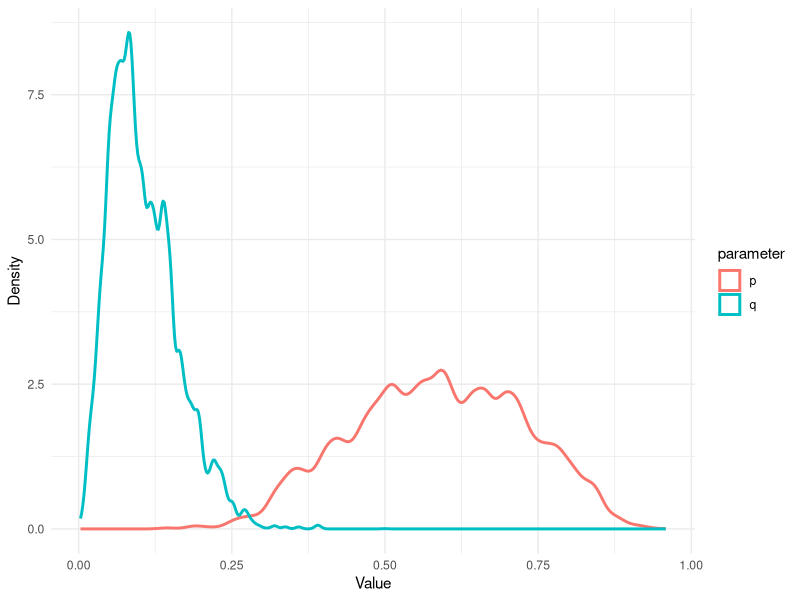
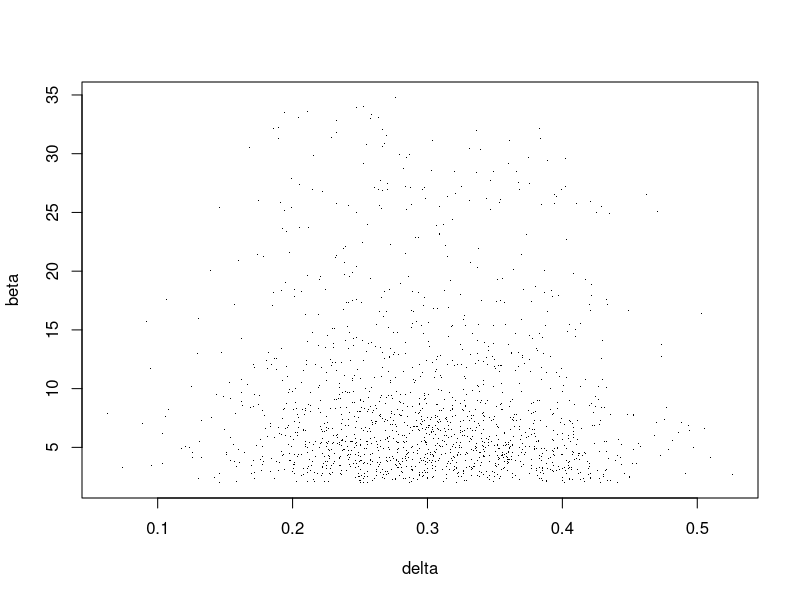
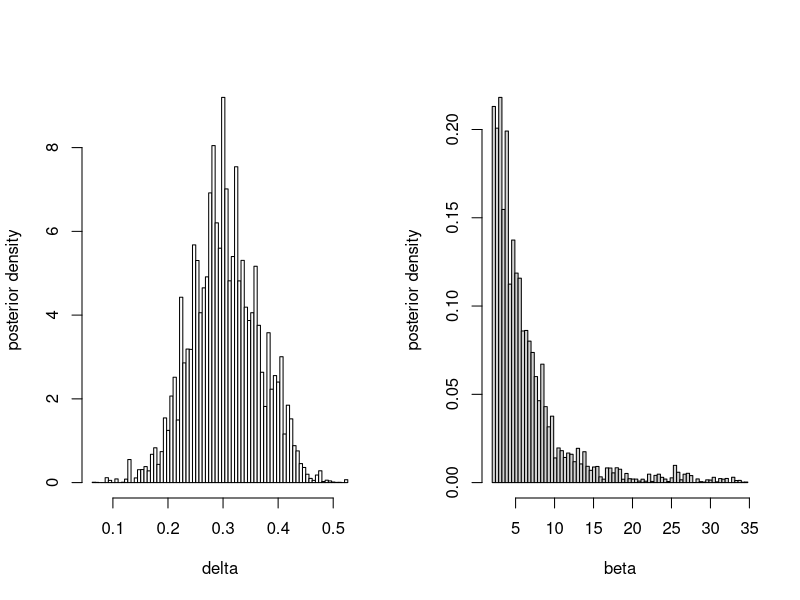
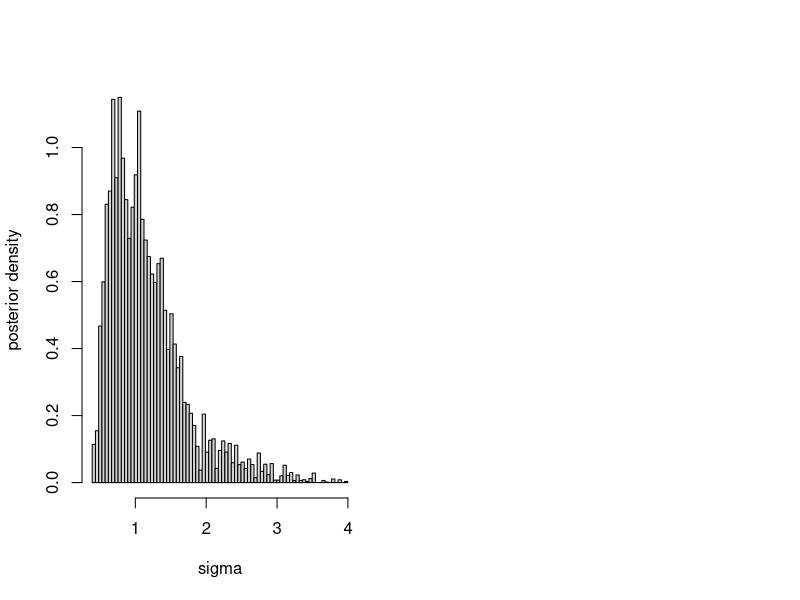

Generate these figures, in order, with R:
## ---- chunk 1
knitr::opts_chunk$set(
  collapse = TRUE,
  comment = "#>"
)
include_solutions <- TRUE
## ---- chunk 2
set.seed(2)
require(rmarkdown)
require(knitr)
require(kableExtra)
require("mcmc")
require("ggplot2")
# Put any library imports and other preamble here.
## ---- chunk 3
#| echo: false
#| label: fig-1
#| fig-cap: "Marginal posterior densities for p and q"

########
#Question 2C
########

library("mcmc")
smoking_dat <- read.csv('smoking.csv')

#Extracting relevant summary statistics

#Number of smokers
Ns <- sum(smoking_dat$cigarettes>0)
#Number of non-smokers
Nns <- 36-Ns 
#Number of smokers with cancer
Nsc <- sum(smoking_dat$cigarettes>0 & smoking_dat$cancer) 
#Number of non smokers with cancer
Nnsc <- sum(smoking_dat$cigarettes==0 & smoking_dat$cancer) 


#will work with log posterior as that is a requirement of metrop (in mcmc library)
log_posterior <- function(theta){
  p<-theta[1]
  q<-theta[2]
  
  #The Uniform Prior on  parameters p and q.
  if (p <= 0 || p >= 1 || q <= 0 || q >= 1) return(-Inf)
  
  #The log of the posterior distribution up to normalisation constant
  log_post <- Nsc*log(p) + (Ns-Nsc)*log(1-p) + Nnsc*log(q) + (Nns - Nnsc)*log(1-q)
  return (log_post)
}

nsmp <- 100000
#started here to demonstrate ignorance of the true distribution
params_initial <- c(0.5,0.5) 

posterior <- metrop(
  obj= log_posterior,
  initial = params_initial,
  nbatch=nsmp
)

posterior_samples <- as.matrix(posterior$batch)
colnames(posterior_samples) <- c("p", "q")

#Plotting the marginal posterior densities for p and q

library(ggplot2)

df <- data.frame(
  value = c(posterior_samples[, "p"], posterior_samples[, "q"]),
  parameter = rep(c("p", "q"), each = nrow(posterior_samples))
)

ggplot(df, aes(x = value, color = parameter)) +
  geom_density(linewidth = 1) +
  labs(
    x = "Value",
    y = "Density"
  ) +
  theme_minimal()




## ---- chunk 4
#| echo: false

#########
#Question 2d
#########

#remember to remove the following block before uploading
smoking_dat <- read.csv('smoking.csv')

#Extracting relevant summary statistics

#Number of smokers
Ns <- sum(smoking_dat$cigarettes>0)
#Number of non-smokers
Nns <- 36-Ns 
#Number of smokers with cancer
Nsc <- sum(smoking_dat$cigarettes>0 & smoking_dat$cancer) 
#Number of non smokers with cancer
Nnsc <- sum(smoking_dat$cigarettes==0 & smoking_dat$cancer) 


#Defining f so I can integrate numerically
f <- function(p,q){
  #the normalisation constants are taken outside the integral
  return (p^(Nsc)*(1-p)^(Ns-Nsc)*q^(Nnsc)*(1-q)^(Nns-Nnsc))
}

#Model 1
inner_integral1 <- Vectorize(function(q){
  integrate(function(p) f(p, q), lower = q, upper = 1)$value
})

outer_integral1 <- integrate(inner_integral1, lower = 0, upper = 1)

m1e <- 2*choose(Ns, Nsc)*choose(Nns, Nnsc)*outer_integral1$value




#Model 2

integral2 <- integrate(function(q){q^(Nsc+Nnsc)*(1-q)^(36-Nsc-Nnsc)}, lower=0, upper=1 )
m2e <- choose(Ns, Nsc)*choose(Nns, Nnsc)*integral2$value




#Model 3
inner_integral3 <- Vectorize(function(q){
  integrate(function(p) f(p, q), lower = 0, upper = q)$value
})

outer_integral3 <- integrate(inner_integral3, lower = 0, upper = 1)
m3e <- 2*choose(Ns, Nsc)*choose(Nns, Nnsc)*outer_integral3$value

print(c(m1e, m2e, m3e))

## ---- chunk 5
#Bayes Factor
print(m1e/m2e)
print(m1e/m3e)
print(m2e/m3e)
## ---- chunk 6
#| echo: false
library("mcmc")

calib_dat <- read.csv('calibration.csv', header=FALSE)
calib <- calib_dat[[1]]

log_posterior_3d <- function(theta){
  delta <- theta[1]
  sigma <- theta[2]
  beta <- theta[3]
  
  #Heaviside step function in the prior
  if (sigma <=0 || beta<=2) return (-Inf)
  
  bigsum <- 0 
  for (i in 1:40){
    bigsum <- bigsum -beta*log(1+(calib[i]-(3.44+delta))^2/sigma^2)
  }
  
  log_post <- -2*log(beta) + 40*log(gamma(beta)) - 40*log(sqrt(pi*sigma^2)*gamma(beta-0.5)) + bigsum
  
  return (log_post)
}

nsmp <- 100000
params_initial_3d <- c(0.5, 0.5, 5) 

posterior_3d <- metrop(
  obj= log_posterior_3d,
  initial = params_initial_3d,
  nbatch=nsmp
)

posterior_samples3d <- as.matrix(posterior_3d$batch)
colnames(posterior_samples3d) <- c("delta", "sigma", "beta")

# Posterior samples
delta_samples <- posterior_samples3d[, "delta"]
sigma_samples <- posterior_samples3d[, "sigma"]
beta_samples  <- posterior_samples3d[, "beta"]

nsmp_burnin <- 1000

delta_samples <- delta_samples[nsmp_burnin:nsmp]
sigma_samples <- sigma_samples[nsmp_burnin:nsmp]
beta_samples <- beta_samples[nsmp_burnin:nsmp]
## ---- chunk 7
#| echo: false
#| label: fig-2
#| fig-cap: "Joint Posterior density for beta and delta"

#going to figure out how to make this a contour plot
#Joint posterior in (delta, beta) as a scatter plot
plot(x = delta_samples, y = beta_samples, xlim = range(delta_samples), ylim = range(beta_samples), 
  xlab = "delta", ylab = "beta", pch='.')
## ---- chunk 8
#| echo: false
#| label: fig-3
#| fig-cap: "Marginal Posterior Densities for delta and beta"


par(mfrow=c(1,2))

nbin <- 80
breaks1 <- seq(from = min(delta_samples), to = max(delta_samples), length.out = nbin)
hist(delta_samples, xlim = range(delta_samples), breaks = breaks1, main = "", freq = FALSE,
  col = "white",
  xlab = "delta", ylab = "posterior density")

breaks2 <- seq(from = min(beta_samples), to = max(beta_samples), length.out = nbin)
hist(beta_samples, xlim=range(beta_samples), breaks=breaks2, main="", freq=FALSE,
    xlab="beta", ylab= "posterior density")

## ---- chunk 9
#| echo: false
#| label: fig-4
#| fig-cap: "Marginal Posterior Density for Sigma"

breaks3 <- seq(from = min(sigma_samples), to = max(sigma_samples), length.out = nbin)
hist(sigma_samples, xlim=range(sigma_samples), breaks=breaks3, main="", freq=FALSE,
    xlab="sigma", ylab= "posterior density")
## ---- chunk 10
#smoking_dat is our dataset

smoking_dat <- read.csv('smoking.csv')

formula <- "capacity~log(age)+log(weight)+cigarettes"
smoking_dat$weights <- 1/ (0.3^2)

fit <- glm(formula, data=smoking_dat, weights= weights)

# Extract the fit and covariance.

param_est <- as.numeric(fit$coefficients)
param_covar <- summary(fit)$cov.unscaled

# Print out the parameter estimates and the covariance matrix (implicitly
# assuming uniform improper priors).

cat("Posterior mean:\n")
param_est
cat("\n")
cat("Posterior covariance matrix:\n")
param_covar
